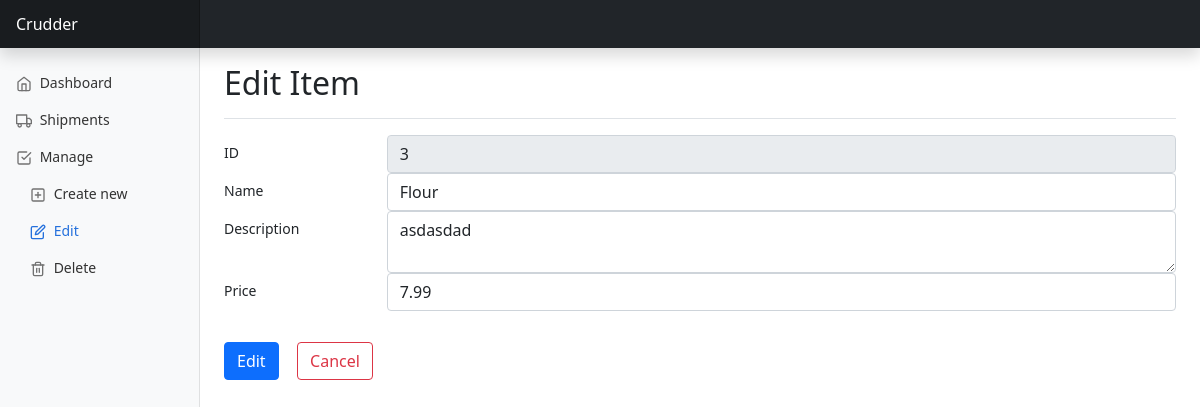
The page /manage/edit/3 on the database as committed earlier.
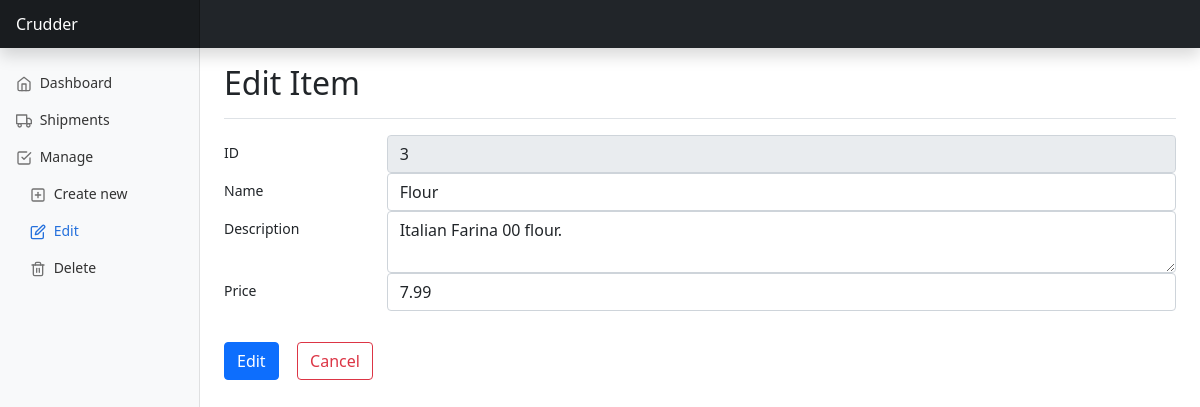
The same page on the database as committed later.
### tables this page shows
CREATE TABLE items (
  id INTEGER PRIMARY KEY AUTOINCREMENT,
  name TEXT,
  description TEXT,
  price REAL
);

### app.py (the view, shortened to what this page needs)
@app.route('/manage/edit/<int:item_id>', methods=['GET', 'POST'])
def manage_edit_item(item_id):
    conn = db.get_db_connection()
    item = db.execute_query(
        conn=conn,
        query=constants.GET_ITEM_QUERY,
        args=(item_id,)
    ).fetchone()
    conn.close()
    return render_template('manage/edit_details.html', item=item)

### db.py (called while the page is built)
def get_db_connection(db='database.db'):
    conn = sqlite3.connect(db)
    conn.row_factory = sqlite3.Row
    return conn

def get_db_cursor(conn):
    return conn.cursor()

def execute_query(conn, query, args=None):
    cursor = get_db_cursor(conn)
    if args:
        cursor.execute(query, args)
    else:
        cursor.execute(query)
    conn.commit()
    return cursor

### templates/manage/edit_details.html (shortened to what this page needs)
{% extends "base.html" %}
{% block sidebar %}
  <li class="nav-item">
    <a class="nav-link" href="/index">
      <span data-feather="home"></span>
      Dashboard
    </a>
  </li>
  <li class="nav-item">
    <a class="nav-link" href="/shipments">
      <span data-feather="truck"></span>
      Shipments
    </a>
  </li>
  <li class="nav-item">
    <a class="nav-link" href="/manage">
      <span data-feather="check-square"></span>
      Manage
    </a>
    <ul class="nav flex-column">
      <li class="nav-item"><a class="nav-link" href="/manage/create">
        <span data-feather="plus-square"></span>
        Create new
      </a>
      </li>
      <li class="nav-item"><a class="nav-link active" aria-current="page" href="/manage/edit">
        <span data-feather="edit"></span>
        Edit
      </a>
      </li>
      <li class="nav-item"><a class="nav-link" href="/manage/delete">
        <span data-feather="trash-2"></span>
        Delete
      </a>
      </li>
    </ul>
  </li>
{% endblock %}
{% block header %}Edit Item{% endblock %}
{% block content %}
  <form method="post">
  <div class="form-group row">
    <label for="item_id" class="col-sm-2 col-form-label">ID</label>
    <div class="col-sm-10">
      <input type="text" class="form-control" name="item_id" id="item_id" value="{{ item["id"] }}" disabled required>
    </div>
  </div>
  <div class="form-group row">
    <label for="name" class="col-sm-2 col-form-label">Name</label>
    <div class="col-sm-10">
      <input type="text" class="form-control" name="name" id="name" placeholder="{{ item["name"] }}" value="{{ item["name"] }}" required>
    </div>
  </div>
  <div class="form-group row">
    <label for="description" class="col-sm-2 col-form-label">Description</label>
    <div class="col-sm-10">
      <textarea class="form-control" name="description" id="description" required>{{ item["description"] }}</textarea>
    </div>
  </div>
  <div class="form-group row">
    <label for="price" class="col-sm-2 col-form-label">Price</label>
    <div class="col-sm-10">
      <input type="number" class="form-control" name="price" id="price" step="0.01" min="0.01" max="999999.99"
             placeholder="{{ "{:.2f}".format(item["price"]) }}" value="{{ "{:.2f}".format(item["price"]) }}" required>
    </div>
  </div><br>
  <h1>
  <button type="submit" class="btn btn-primary me-2">Edit</button>
  {% if success %}
  <a href="/manage/edit"><button type="button" class="btn btn-outline-primary">Done</button></a>
  {% else %}
  <a href="/manage/edit"><button type="button" class="btn btn-outline-danger">Cancel</button></a>
  {% endif %}
  </h1>
  </form>
{% endblock %}

Rows that differ between the two databases and show on the page:
changed items "Flour": description "asdasdad" → "Italian Farina 00 flour."
